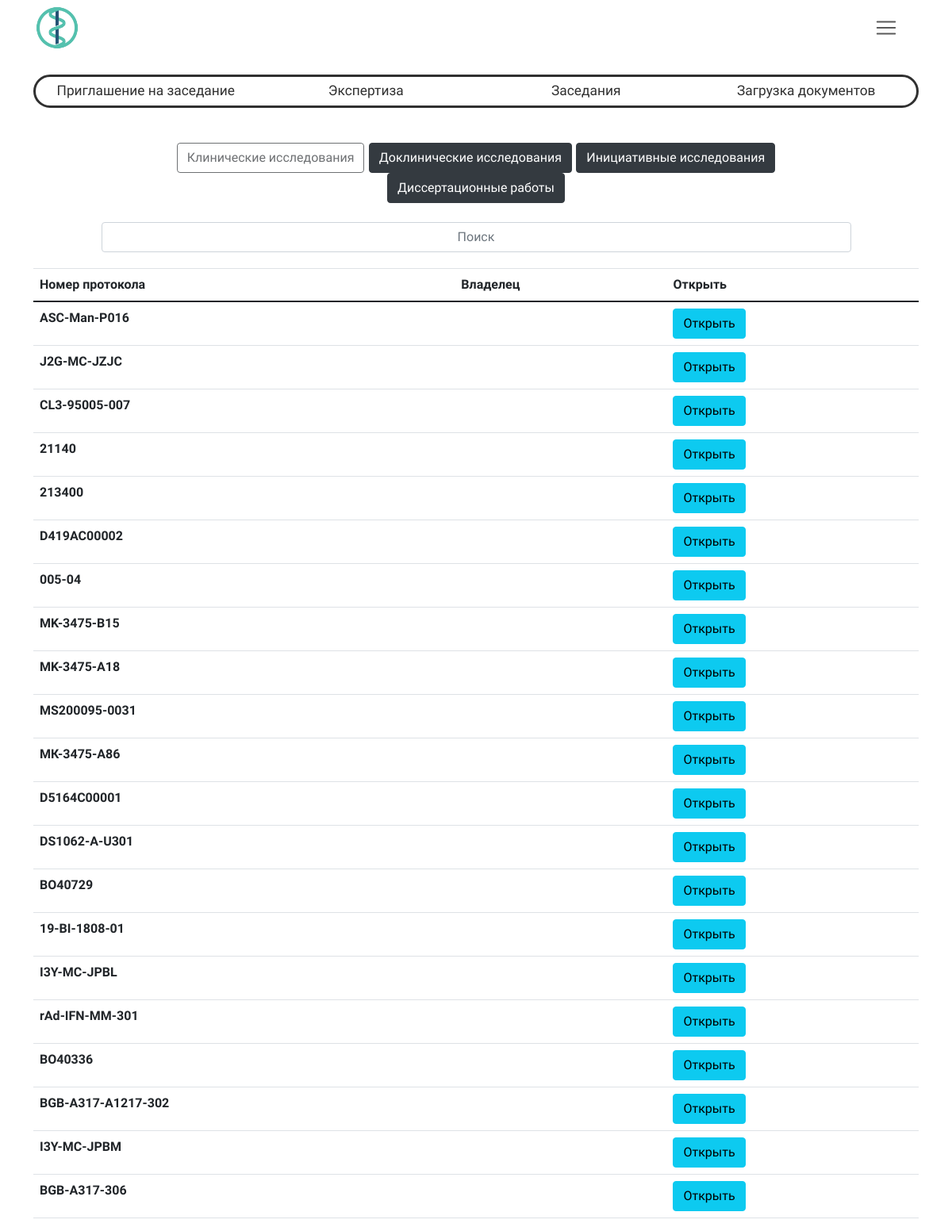
The page /research/WatchResearchList/clinicalResearch/ (signed in) on the database as committed earlier.
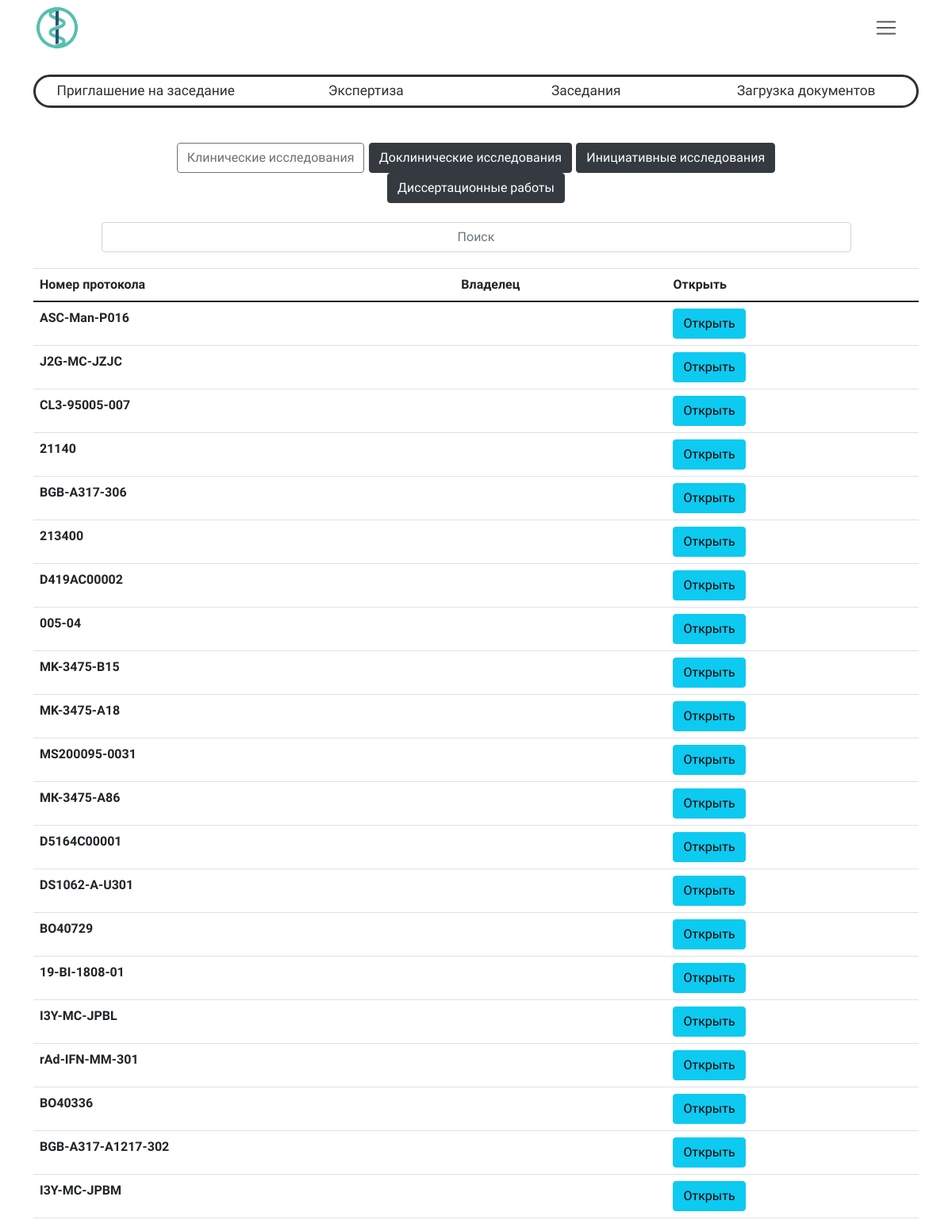
The same page on the database as committed later.
### researchManager/models.py (models this page shows, shortened)
class Research(models.Model):
    type = models.CharField("Тип исследования", max_length=50, null=True, blank=True)
    type_request = models.CharField("Тип заявки", max_length=50, null=True, blank=True)
    owner = models.ForeignKey(settings.AUTH_USER_MODEL, on_delete=models.CASCADE, null=True, blank=True)
    identityCode = models.CharField("Код исследования", max_length=50, null=True, blank=True)
    date_accepted = models.DateField("Дата одобрения", blank=True, null=True, default="2021-05-05")
    date_created = models.DateTimeField("Дата загрузки в систему", auto_now_add=True, null=True, blank=True)
    protocol_number = models.CharField("Номер протокола", max_length=50, null=True, blank=True)
    protocol_name = models.CharField("Название протокола", max_length=500, null=True, blank=True)
    work_name = models.CharField("Название работы", max_length=500, null=True, blank=True)
    division = models.CharField("Подразделение", max_length=500, null=True, blank=True)
    executor = models.CharField("Исполнитель", max_length=500, null=True, blank=True)
    specialization = models.CharField("Специализация", max_length=500, null=True, blank=True)
    managers = models.CharField("Менеджеры", max_length=500, null=True, blank=True)
    name_research = models.CharField("Название исследования", max_length=500, null=True, blank=True)
    drug_name = models.CharField("Название препарата", max_length=500, null=True, blank=True)
    main_researcher = models.CharField("Главный исследователь", max_length=500, null=True, blank=True)
    research_center = models.CharField("Исследовательский центр", max_length=500, null=True, blank=True)
    customer = models.CharField("Заказчик", max_length=500, null=True, blank=True)
    customer_contacts = models.CharField("Контактные данные заказчика", max_length=500, null=True, blank=True)
    duration = models.CharField("Срок проведения исследования", max_length=150, null=True, blank=True)
    version = models.IntegerField("Версия", null=True, blank=True)
    addedOnMeeting = models.BooleanField("Добавленно на заседании", default=False)
    class Meta:
        verbose_name = "Исследование"
        verbose_name_plural = "Исследования"
    def __str__(self, MAX_LENGTH=70):
        MAX_LENGTH = 70
        name = "Ошибка данных"
        if self.type == "clinicalResearch":
            name = self.protocol_name
        if self.type == "preclinicalResearch":
            name = self.work_name
        if self.type == "initiativeResearch":
            name = self.name_research
        if self.type == "dissertationWork":
            name = self.work_name
            print(name)
        if len(name) > MAX_LENGTH:
            return name[:MAX_LENGTH] + '...'
        else:
            return name

### researchManager/views.py (the view)
# urls.py: path("WatchResearchList/<str:researchType>/", login_required(views.WatchResearch.getResearchList), name="WatchResearchList"),
    def getResearchList(request, researchType):
        researchList = getMainResearchsList(researchType)
        print(Research.objects.all())
        return render(request, "research/researchList.html", {
            'researchList': researchList,
            'researchType': researchType,
        })

### researchManager/functions/loadResearch.py (called while the page is built)
def getMainResearchsList(researchType, researchList = [], identityCodeList = [], have = False):
    allResearch = Research.objects.filter(type=researchType).order_by('-date_accepted')
    for notFiltredResearch in allResearch:
        if researchList:
            if notFiltredResearch.identityCode not in identityCodeList:
                identityCodeList.append(notFiltredResearch.identityCode)
                researchList.append(notFiltredResearch)
        else:
            identityCodeList.append(notFiltredResearch.identityCode)
            researchList.append(notFiltredResearch)
    return researchList

### userControl/models.py (called while the page is built)
    def __str__(self):
        return self.get_full_name()

### researchManager/templates/research/researchList.html (shortened to what this page needs)
{% extends "base.html" %}
{% load static %}
{% block content %}
<div class="filter_container custom_table table-hover">
    <div id="filterPanel">
        <button type="button" class="btn btn-outline-dark active filter" aria-pressed="true" id="clinicalResearch" disabled>Клинические исследования</button>
        <button type="button" class="btn btn-outline-dark active filter" aria-pressed="true" id="preclinicalResearch">Доклинические исследования</button>
        <button type="button" class="btn btn-outline-dark active filter" aria-pressed="true" id="initiativeResearch">Инициативные исследования</button>
        <button type="button" class="btn btn-outline-dark active filter" aria-pressed="true" id="dissertationWork">Диссертационные работы</button>
    </div>
    <div class="input-group mt-4 text-center" id="divSearch">
        <input type="text" class="form-control text-center w-50" aria-label="Поиск" aria-describedby="inputGroup-sizing-default" id="searchInput" placeholder="Поиск">
    </div>
</div>
    <div id="researchInfo">
        <table class="custom_table table-hover" id="researchList">
        {% if researchType == "clinicalResearch" %}
          {% include "research/researchLists/clinicalResearchsList.html" %}
        {% endif %}
        </table>
    </div>
</div>
{% endblock %}

### templates/research/researchLists/clinicalResearchsList.html (shortened to what this page needs)
<table class="table">
  <thead>
    <tr>
      <th scope="col">Номер протокола</th>
      <th scope="col">Владелец</th>
      <th scope="col">Открыть</th>
    </tr>
  </thead>
  <tbody>
    {% for research in researchList %}
      <tr>
        <th scope="row">{{ research.protocol_number }}</th>
        <td>{{ research.owner }}</td>
        <td>
        <form action="{% url 'watchResearch' research.id %}">
          <button type="submit" class="btn btn-info">Открыть</button></td>
      </tr>
    {% endfor %}
  </tbody>
</table>

Rows that differ between the two databases and show on the page:
changed Research "BGB-A317-306": moves up the list
